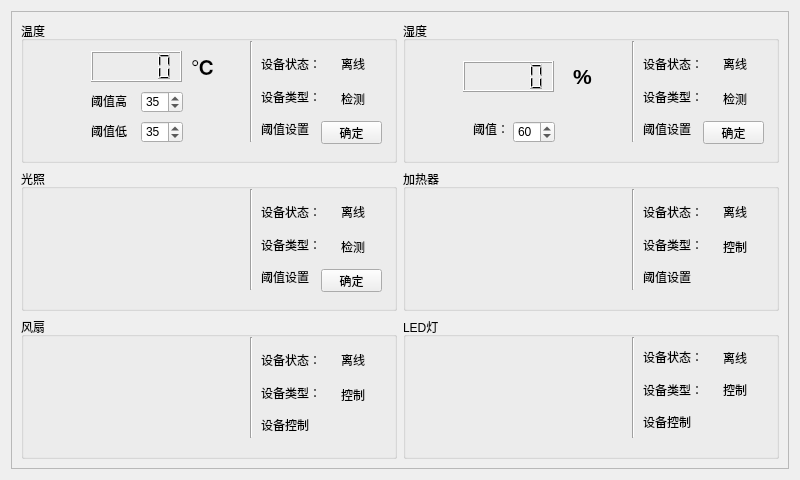
<?xml version="1.0" encoding="UTF-8"?>
<ui version="4.0">
 <class>homeForm</class>
 <widget class="QWidget" name="homeForm">
  <property name="geometry">
   <rect>
    <x>0</x>
    <y>0</y>
    <width>800</width>
    <height>480</height>
   </rect>
  </property>
  <property name="maximumSize">
   <size>
    <width>800</width>
    <height>480</height>
   </size>
  </property>
  <property name="windowTitle">
   <string>Form</string>
  </property>
  <property name="autoFillBackground">
   <bool>true</bool>
  </property>
  <layout class="QGridLayout" name="gridLayout">
   <item row="0" column="1">
    <widget class="QScrollArea" name="scrollArea">
     <property name="minimumSize">
      <size>
       <width>100</width>
       <height>50</height>
      </size>
     </property>
     <property name="widgetResizable">
      <bool>true</bool>
     </property>
     <widget class="QWidget" name="scrollAreaWidgetContents">
      <property name="geometry">
       <rect>
        <x>0</x>
        <y>0</y>
        <width>780</width>
        <height>460</height>
       </rect>
      </property>
      <layout class="QGridLayout" name="gridLayout_2">
       <item row="1" column="1">
        <widget class="QGroupBox" name="groupBox_5">
         <property name="title">
          <string>加热器</string>
         </property>
         <widget class="Line" name="line_3">
          <property name="geometry">
           <rect>
            <x>220</x>
            <y>20</y>
            <width>20</width>
            <height>101</height>
           </rect>
          </property>
          <property name="orientation">
           <enum>Qt::Vertical</enum>
          </property>
         </widget>
         <widget class="QLabel" name="label_33">
          <property name="geometry">
           <rect>
            <x>320</x>
            <y>70</y>
            <width>31</width>
            <height>16</height>
           </rect>
          </property>
          <property name="text">
           <string>控制</string>
          </property>
         </widget>
         <widget class="QLabel" name="hotStatelabel">
          <property name="geometry">
           <rect>
            <x>320</x>
            <y>35</y>
            <width>31</width>
            <height>16</height>
           </rect>
          </property>
          <property name="text">
           <string>离线</string>
          </property>
         </widget>
         <widget class="QWidget" name="layoutWidget">
          <property name="geometry">
           <rect>
            <x>240</x>
            <y>30</y>
            <width>62</width>
            <height>91</height>
           </rect>
          </property>
          <layout class="QVBoxLayout" name="verticalLayout_3">
           <item>
            <widget class="QLabel" name="label_12">
             <property name="text">
              <string>设备状态：</string>
             </property>
            </widget>
           </item>
           <item>
            <widget class="QLabel" name="label_11">
             <property name="text">
              <string>设备类型：</string>
             </property>
            </widget>
           </item>
           <item>
            <widget class="QLabel" name="label_9">
             <property name="text">
              <string>阈值设置</string>
             </property>
            </widget>
           </item>
          </layout>
         </widget>
         <widget class="QLabel" name="hotpixlabel">
          <property name="geometry">
           <rect>
            <x>80</x>
            <y>30</y>
            <width>81</width>
            <height>81</height>
           </rect>
          </property>
          <property name="text">
           <string/>
          </property>
         </widget>
         <widget class="QLabel" name="hotvaluelabel">
          <property name="geometry">
           <rect>
            <x>180</x>
            <y>60</y>
            <width>41</width>
            <height>21</height>
           </rect>
          </property>
          <property name="text">
           <string/>
          </property>
         </widget>
        </widget>
       </item>
       <item row="3" column="1">
        <widget class="QGroupBox" name="groupBox_4">
         <property name="title">
          <string>LED灯</string>
         </property>
         <widget class="Line" name="line_6">
          <property name="geometry">
           <rect>
            <x>220</x>
            <y>20</y>
            <width>20</width>
            <height>101</height>
           </rect>
          </property>
          <property name="orientation">
           <enum>Qt::Vertical</enum>
          </property>
         </widget>
         <widget class="QLabel" name="lamppixlabel">
          <property name="geometry">
           <rect>
            <x>80</x>
            <y>30</y>
            <width>81</width>
            <height>81</height>
           </rect>
          </property>
          <property name="text">
           <string/>
          </property>
         </widget>
         <widget class="QLabel" name="label_39">
          <property name="geometry">
           <rect>
            <x>320</x>
            <y>65</y>
            <width>31</width>
            <height>16</height>
           </rect>
          </property>
          <property name="text">
           <string>控制</string>
          </property>
         </widget>
         <widget class="QLabel" name="lampStatelabel">
          <property name="geometry">
           <rect>
            <x>320</x>
            <y>30</y>
            <width>31</width>
            <height>21</height>
           </rect>
          </property>
          <property name="text">
           <string>离线</string>
          </property>
         </widget>
         <widget class="QWidget" name="layoutWidget">
          <property name="geometry">
           <rect>
            <x>240</x>
            <y>27</y>
            <width>62</width>
            <height>91</height>
           </rect>
          </property>
          <layout class="QVBoxLayout" name="verticalLayout_6">
           <item>
            <widget class="QLabel" name="label_25">
             <property name="text">
              <string>设备状态：</string>
             </property>
            </widget>
           </item>
           <item>
            <widget class="QLabel" name="label_24">
             <property name="text">
              <string>设备类型：</string>
             </property>
            </widget>
           </item>
           <item>
            <widget class="QLabel" name="label_26">
             <property name="text">
              <string>设备控制</string>
             </property>
            </widget>
           </item>
          </layout>
         </widget>
        </widget>
       </item>
       <item row="3" column="0">
        <widget class="QGroupBox" name="groupBox_3">
         <property name="title">
          <string>风扇</string>
         </property>
         <widget class="Line" name="line_5">
          <property name="geometry">
           <rect>
            <x>220</x>
            <y>20</y>
            <width>20</width>
            <height>101</height>
           </rect>
          </property>
          <property name="orientation">
           <enum>Qt::Vertical</enum>
          </property>
         </widget>
         <widget class="QLabel" name="fanpixlabel">
          <property name="geometry">
           <rect>
            <x>80</x>
            <y>40</y>
            <width>81</width>
            <height>81</height>
           </rect>
          </property>
          <property name="text">
           <string/>
          </property>
         </widget>
         <widget class="QLabel" name="label_37">
          <property name="geometry">
           <rect>
            <x>320</x>
            <y>70</y>
            <width>31</width>
            <height>16</height>
           </rect>
          </property>
          <property name="text">
           <string>控制</string>
          </property>
         </widget>
         <widget class="QLabel" name="fanStatelabel">
          <property name="geometry">
           <rect>
            <x>320</x>
            <y>35</y>
            <width>31</width>
            <height>16</height>
           </rect>
          </property>
          <property name="text">
           <string>离线</string>
          </property>
         </widget>
         <widget class="QWidget" name="layoutWidget">
          <property name="geometry">
           <rect>
            <x>240</x>
            <y>30</y>
            <width>62</width>
            <height>91</height>
           </rect>
          </property>
          <layout class="QVBoxLayout" name="verticalLayout_5">
           <item>
            <widget class="QLabel" name="label_21">
             <property name="text">
              <string>设备状态：</string>
             </property>
            </widget>
           </item>
           <item>
            <widget class="QLabel" name="label_22">
             <property name="text">
              <string>设备类型：</string>
             </property>
            </widget>
           </item>
           <item>
            <widget class="QLabel" name="label_23">
             <property name="text">
              <string>设备控制</string>
             </property>
            </widget>
           </item>
          </layout>
         </widget>
        </widget>
       </item>
       <item row="1" column="0">
        <widget class="QGroupBox" name="groupBox_6">
         <property name="title">
          <string>光照</string>
         </property>
         <widget class="Line" name="line_4">
          <property name="geometry">
           <rect>
            <x>220</x>
            <y>20</y>
            <width>20</width>
            <height>101</height>
           </rect>
          </property>
          <property name="orientation">
           <enum>Qt::Vertical</enum>
          </property>
         </widget>
         <widget class="QPushButton" name="lightButton">
          <property name="geometry">
           <rect>
            <x>300</x>
            <y>100</y>
            <width>61</width>
            <height>23</height>
           </rect>
          </property>
          <property name="text">
           <string>确定</string>
          </property>
         </widget>
         <widget class="QLabel" name="label_35">
          <property name="geometry">
           <rect>
            <x>320</x>
            <y>70</y>
            <width>31</width>
            <height>16</height>
           </rect>
          </property>
          <property name="text">
           <string>检测</string>
          </property>
         </widget>
         <widget class="QLabel" name="lightStatelabel">
          <property name="geometry">
           <rect>
            <x>320</x>
            <y>35</y>
            <width>31</width>
            <height>16</height>
           </rect>
          </property>
          <property name="text">
           <string>离线</string>
          </property>
         </widget>
         <widget class="QWidget" name="layoutWidget">
          <property name="geometry">
           <rect>
            <x>240</x>
            <y>30</y>
            <width>62</width>
            <height>91</height>
           </rect>
          </property>
          <layout class="QVBoxLayout" name="verticalLayout_4">
           <item>
            <widget class="QLabel" name="label_16">
             <property name="text">
              <string>设备状态：</string>
             </property>
            </widget>
           </item>
           <item>
            <widget class="QLabel" name="label_15">
             <property name="text">
              <string>设备类型：</string>
             </property>
            </widget>
           </item>
           <item>
            <widget class="QLabel" name="label_13">
             <property name="text">
              <string>阈值设置</string>
             </property>
            </widget>
           </item>
          </layout>
         </widget>
         <widget class="QLabel" name="lightvaluelabel">
          <property name="geometry">
           <rect>
            <x>170</x>
            <y>70</y>
            <width>41</width>
            <height>21</height>
           </rect>
          </property>
          <property name="text">
           <string/>
          </property>
         </widget>
         <widget class="QLabel" name="lightpixlabel">
          <property name="geometry">
           <rect>
            <x>70</x>
            <y>40</y>
            <width>81</width>
            <height>81</height>
           </rect>
          </property>
          <property name="text">
           <string/>
          </property>
         </widget>
        </widget>
       </item>
       <item row="0" column="1">
        <widget class="QGroupBox" name="groupBox_2">
         <property name="title">
          <string>湿度</string>
         </property>
         <widget class="Line" name="line_2">
          <property name="geometry">
           <rect>
            <x>220</x>
            <y>20</y>
            <width>20</width>
            <height>101</height>
           </rect>
          </property>
          <property name="orientation">
           <enum>Qt::Vertical</enum>
          </property>
         </widget>
         <widget class="QSpinBox" name="humispinBox">
          <property name="geometry">
           <rect>
            <x>110</x>
            <y>100</y>
            <width>42</width>
            <height>22</height>
           </rect>
          </property>
          <property name="value">
           <number>60</number>
          </property>
         </widget>
         <widget class="QLabel" name="label_6">
          <property name="geometry">
           <rect>
            <x>70</x>
            <y>100</y>
            <width>31</width>
            <height>16</height>
           </rect>
          </property>
          <property name="text">
           <string>阈值：</string>
          </property>
         </widget>
         <widget class="QLCDNumber" name="humiNumber">
          <property name="geometry">
           <rect>
            <x>60</x>
            <y>40</y>
            <width>91</width>
            <height>31</height>
           </rect>
          </property>
         </widget>
         <widget class="QLabel" name="label_18">
          <property name="geometry">
           <rect>
            <x>170</x>
            <y>40</y>
            <width>51</width>
            <height>31</height>
           </rect>
          </property>
          <property name="text">
           <string>&lt;html&gt;&lt;head/&gt;&lt;body&gt;&lt;p&gt;&lt;span style=&quot; font-size:16pt; font-weight:600;&quot;&gt;%&lt;/span&gt;&lt;/p&gt;&lt;/body&gt;&lt;/html&gt;</string>
          </property>
         </widget>
         <widget class="QPushButton" name="humiButton">
          <property name="geometry">
           <rect>
            <x>300</x>
            <y>100</y>
            <width>61</width>
            <height>23</height>
           </rect>
          </property>
          <property name="text">
           <string>确定</string>
          </property>
         </widget>
         <widget class="QLabel" name="label_31">
          <property name="geometry">
           <rect>
            <x>320</x>
            <y>70</y>
            <width>31</width>
            <height>16</height>
           </rect>
          </property>
          <property name="text">
           <string>检测</string>
          </property>
         </widget>
         <widget class="QLabel" name="humiStatelabel">
          <property name="geometry">
           <rect>
            <x>320</x>
            <y>35</y>
            <width>35</width>
            <height>16</height>
           </rect>
          </property>
          <property name="text">
           <string>离线</string>
          </property>
         </widget>
         <widget class="QWidget" name="layoutWidget">
          <property name="geometry">
           <rect>
            <x>240</x>
            <y>30</y>
            <width>62</width>
            <height>91</height>
           </rect>
          </property>
          <layout class="QVBoxLayout" name="verticalLayout_2">
           <item>
            <widget class="QLabel" name="label_8">
             <property name="text">
              <string>设备状态：</string>
             </property>
            </widget>
           </item>
           <item>
            <widget class="QLabel" name="label_7">
             <property name="text">
              <string>设备类型：</string>
             </property>
            </widget>
           </item>
           <item>
            <widget class="QLabel" name="label_5">
             <property name="text">
              <string>阈值设置</string>
             </property>
            </widget>
           </item>
          </layout>
         </widget>
        </widget>
       </item>
       <item row="0" column="0">
        <widget class="QGroupBox" name="groupBox">
         <property name="title">
          <string>温度</string>
         </property>
         <widget class="Line" name="line">
          <property name="geometry">
           <rect>
            <x>220</x>
            <y>20</y>
            <width>20</width>
            <height>101</height>
           </rect>
          </property>
          <property name="orientation">
           <enum>Qt::Vertical</enum>
          </property>
         </widget>
         <widget class="QLCDNumber" name="tempNumber">
          <property name="geometry">
           <rect>
            <x>70</x>
            <y>30</y>
            <width>91</width>
            <height>31</height>
           </rect>
          </property>
         </widget>
         <widget class="QSpinBox" name="tempspinBox">
          <property name="geometry">
           <rect>
            <x>120</x>
            <y>70</y>
            <width>42</width>
            <height>22</height>
           </rect>
          </property>
          <property name="value">
           <number>35</number>
          </property>
         </widget>
         <widget class="QLabel" name="label_4">
          <property name="geometry">
           <rect>
            <x>70</x>
            <y>70</y>
            <width>41</width>
            <height>20</height>
           </rect>
          </property>
          <property name="text">
           <string>阈值高：</string>
          </property>
         </widget>
         <widget class="QLabel" name="label_17">
          <property name="geometry">
           <rect>
            <x>170</x>
            <y>30</y>
            <width>51</width>
            <height>31</height>
           </rect>
          </property>
          <property name="text">
           <string>&lt;html&gt;&lt;head/&gt;&lt;body&gt;&lt;p&gt;&lt;span style=&quot; font-size:16pt; font-weight:600;&quot;&gt;℃&lt;/span&gt;&lt;/p&gt;&lt;/body&gt;&lt;/html&gt;</string>
          </property>
         </widget>
         <widget class="QPushButton" name="tempButton">
          <property name="geometry">
           <rect>
            <x>300</x>
            <y>100</y>
            <width>61</width>
            <height>23</height>
           </rect>
          </property>
          <property name="text">
           <string>确定</string>
          </property>
         </widget>
         <widget class="QWidget" name="layoutWidget">
          <property name="geometry">
           <rect>
            <x>240</x>
            <y>30</y>
            <width>62</width>
            <height>91</height>
           </rect>
          </property>
          <layout class="QVBoxLayout" name="verticalLayout">
           <item>
            <widget class="QLabel" name="label">
             <property name="text">
              <string>设备状态：</string>
             </property>
            </widget>
           </item>
           <item>
            <widget class="QLabel" name="label_2">
             <property name="text">
              <string>设备类型：</string>
             </property>
            </widget>
           </item>
           <item>
            <widget class="QLabel" name="label_3">
             <property name="text">
              <string>阈值设置</string>
             </property>
            </widget>
           </item>
          </layout>
         </widget>
         <widget class="QLabel" name="tempStatelabel">
          <property name="geometry">
           <rect>
            <x>320</x>
            <y>35</y>
            <width>31</width>
            <height>16</height>
           </rect>
          </property>
          <property name="text">
           <string>离线</string>
          </property>
         </widget>
         <widget class="QLabel" name="label_30">
          <property name="geometry">
           <rect>
            <x>320</x>
            <y>70</y>
            <width>31</width>
            <height>16</height>
           </rect>
          </property>
          <property name="text">
           <string>检测</string>
          </property>
         </widget>
         <widget class="QSpinBox" name="tempspinBox1">
          <property name="geometry">
           <rect>
            <x>120</x>
            <y>100</y>
            <width>42</width>
            <height>22</height>
           </rect>
          </property>
          <property name="value">
           <number>35</number>
          </property>
         </widget>
         <widget class="QLabel" name="label_10">
          <property name="geometry">
           <rect>
            <x>70</x>
            <y>100</y>
            <width>41</width>
            <height>20</height>
           </rect>
          </property>
          <property name="text">
           <string>阈值低：</string>
          </property>
         </widget>
        </widget>
       </item>
      </layout>
     </widget>
    </widget>
   </item>
  </layout>
 </widget>
 <resources/>
 <connections/>
</ui>
